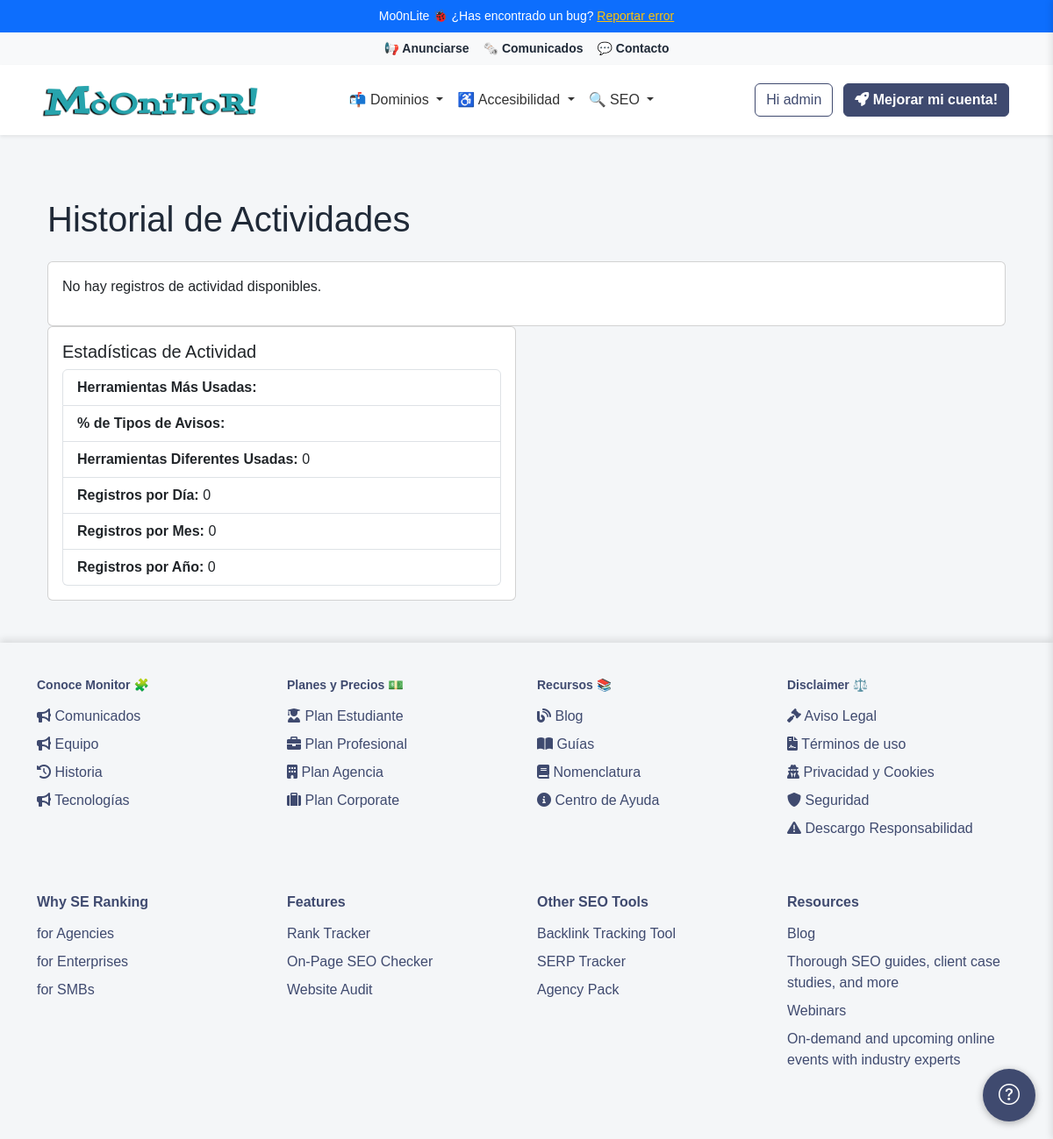
Page /profile/logs (signed in) on the earlier database version.
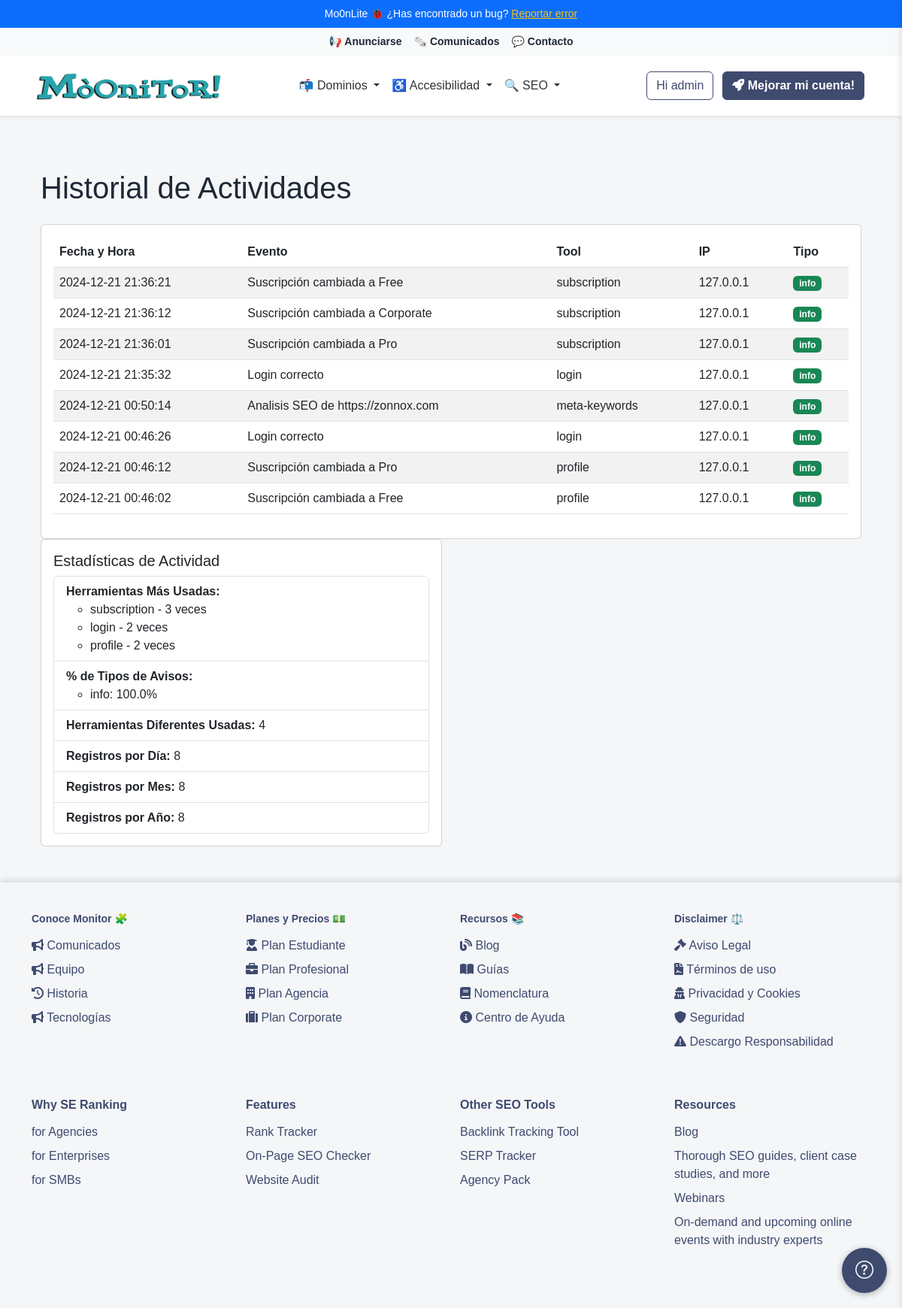
Same page on the later database version.
### app/models/user_model.py (models this page shows, shortened)
class Users(UserMixin, db.Model):
    __tablename__ = 'Users'
    id = db.Column(db.Integer, primary_key=True)
    username = db.Column(db.String(80), unique=True, nullable=False)
    email = db.Column(db.String(120), unique=True, nullable=False)
    password_hash = db.Column(db.String(255), nullable=False)
    token = db.Column(db.String(255), index=True, unique=True)
    active = db.Column(db.Boolean, default=False)
    registered_on = db.Column(db.DateTime, nullable=False, default=datetime.datetime.utcnow)
    config = db.Column(JSONType)
    role = db.Column(db.String(20), nullable=False, default='usuario')
    subscription_plan = db.Column(Enum('Free', 'Pro', 'Corporate', name='subscription_plans'), default='Free')
    subscription_currency = db.Column(db.String(3), default='USD')  # ISO currency codes (e.g., USD, EUR)
    subscription_expiration = db.Column(db.DateTime, nullable=True)
    subscription_frequency = db.Column(Enum('Monthly', 'Annually', name='subscription_frequency'), default='Monthly')
    primary_payment = db.Column(JSONType, nullable=True)  # IBAN, SWIFT, etc.
    secondary_payment = db.Column(JSONType, nullable=True)
    transactions = db.relationship('Transaction', backref='user', lazy=True)

class UserLog(db.Model):
    __tablename__ = 'UserLogs'
    id = db.Column(db.Integer, primary_key=True)
    user_id = db.Column(db.Integer, db.ForeignKey('Users.id'), nullable=False)
    username = db.Column(db.String(80), nullable=False)
    event = db.Column(db.String(255), nullable=False)  # Description of the event
    tool = db.Column(db.String(255), nullable=False)  # Tool used
    timestamp = db.Column(db.DateTime, nullable=False, default=datetime.datetime.utcnow)
    ip_address = db.Column(db.String(45), nullable=False)  # Supports IPv4/IPv6
    log_type = db.Column(Enum('info', 'warn', 'err', name='log_types'), nullable=False)

### app/views/user_views.py (the view)
@app.route('/profile/logs')
@login_required
def view_logs():
    breadcrumbs = [{'url': '/profile', 'text': 'Perfil'}, {'url': '/profile/logs', 'text': 'Historial de Actividades'}]
    logs = UserLog.query.filter_by(user_id=current_user.id).order_by(UserLog.timestamp.desc()).all()
    stats = calculate_log_statistics(logs)
    return render_template('user/view_logs.html', logs=logs, stats=stats, breadcrumbs=breadcrumbs)

### app/__init__.py (called while the page is built)
@app.context_processor
def inject_sidebar_info():
    return dict(is_admin=current_user.is_authenticated and current_user.role == 'admin')

@app.context_processor
def inject_breadcrumb():
    breadcrumbs = [
        {'url': '/', 'text': 'Inicio'},
        {'url': '/profile', 'text': 'Opcion 1'},
        {'url': '/profile/edit', 'text': 'Sub opcion 1'}
    ]
    return {'breadcrumbs': breadcrumbs}

@app.context_processor
def inject_tools():
    grouped_tools = {}
    for category, tools_in_category in groupby(sorted(tools, key=itemgetter('category')), key=itemgetter('category')):
        subcategories = {}
        for subcategory, tools_in_subcategory in groupby(sorted(tools_in_category, key=itemgetter('subcategory')), key=itemgetter('subcategory')):
            subcategories[subcategory] = list(tools_in_subcategory)
        grouped_tools[category] = subcategories
    return dict(grouped_tools=grouped_tools)

@login_manager.user_loader
def load_user(user_id):
    return Users.query.get(int(user_id))

### app/templates/user/view_logs.html (shortened to what this page needs)
{% extends 'base.html' %}
{% block content %}
<div class="container">
  <h1 class="my-4">Historial de Actividades</h1>
  <div class="card">
    <div class="card-body">
      {% if logs %}
      <table id="logsTable" class="table table-striped">
        <thead>
          <tr>
            <th>Fecha y Hora</th>
            <th>Evento</th>
            <th>Tool</th>
            <th>IP</th>
            <th>Tipo</th>
          </tr>
        </thead>
        <tbody>
          {% for log in logs %}
          <tr>
            <td>{{ log.timestamp.strftime('%Y-%m-%d %H:%M:%S') }}</td>
            <td>{{ log.event }}</td>
            <td>{{ log.tool }}</td>
            <td>{{ log.ip_address }}</td>
            <td>
              <span class="badge {% if log.log_type == 'info' %}bg-success{% elif log.log_type == 'warn' %}bg-warning{% else %}bg-danger{% endif %}">
                {{ log.log_type }}
              </span>
            </td>
          </tr>
          {% endfor %}
        </tbody>
      </table>
      {% else %}
      <p>No hay registros de actividad disponibles.</p>
      {% endif %}
    </div>
  </div>
    <div class="row mb-4">
        <div class="col-md-6">
          <div class="card">
            <div class="card-body">
              <h5 class="card-title">Estadísticas de Actividad</h5>
              <ul class="list-group">
                <li class="list-group-item">
                  <strong>Herramientas Más Usadas:</strong>
                  <ul>
                    {% for tool, count in stats['most_used_tools'] %}
                    <li>{{ tool }} - {{ count }} veces</li>
                    {% endfor %}
                  </ul>
                </li>
                <li class="list-group-item">
                  <strong>% de Tipos de Avisos:</strong>
                  <ul>
                    {% for log_type, percentage in stats['log_type_percentages'].items() %}
                    <li>{{ log_type }}: {{ percentage|round(2) }}%</li>
                    {% endfor %}
                  </ul>
                </li>
                <li class="list-group-item">
                  <strong>Herramientas Diferentes Usadas:</strong> {{ stats['unique_tools'] }}
                </li>
                <li class="list-group-item">
                  <strong>Registros por Día:</strong> {{ stats['logs_per_day'] }}
                </li>
                <li class="list-group-item">
                  <strong>Registros por Mes:</strong> {{ stats['logs_per_month'] }}
                </li>
                <li class="list-group-item">
                  <strong>Registros por Año:</strong> {{ stats['logs_per_year'] }}
                </li>
              </ul>
            </div>
          </div>
        </div>
      </div>
</div>
{% endblock %}

### app/templates/base.html (shortened to what this page needs)
<!DOCTYPE html>
<html lang="en">
<head>
  <link href="https://cdn.jsdelivr.net/npm/bootstrap@5.3.0-alpha1/dist/css/bootstrap.min.css" rel="stylesheet">
  <link href="https://cdnjs.cloudflare.com/ajax/libs/font-awesome/6.0.0-beta3/css/all.min.css" rel="stylesheet">
  <link href="https://cdn.jsdelivr.net/npm/simple-datatables@latest/dist/style.css" rel="stylesheet">
  <link rel="stylesheet" href="https://cdnjs.cloudflare.com/ajax/libs/bootstrap-icons/1.8.1/font/bootstrap-icons.min.css">
  <link rel="stylesheet" href="{{ url_for('static', filename='css/style.css') }}">
</head>
<body>
  {% include 'inc/header.html' %}
  <div class="container-fluid">
    <div class="row">
      <div class="col" id="__main-content">
        <div class="container mt-5">
            {% block content %}
            {% endblock %}
          </div>
        {% include 'inc/footer.html' %}
      </div>
    </div>
  </div>
  {% include 'inc/helpdesk.html' %}
</body>
</html>

### app/templates/inc/header.html (shortened to what this page needs)
<header class="header">
    <div class="info-bar text-center py-2 bg-primary text-white">
      Mo0nLite 🐞 ¿Has encontrado un bug? <a href="#" class="text-warning text-decoration-underline">Reportar error</a>
    </div>
    <div class="top-bar d-flex justify-content-center align-items-center py-2 bg-light">
      <div class="d-flex flex-wrap gap-3">
        <a href="#" class="text-dark text-decoration-none fw-semibold">📢 Anunciarse</a>
        <a href="#" id="showSidebar" class="text-dark text-decoration-none fw-semibold">🗞️ Comunicados</a>
        <a href="#" class="text-dark text-decoration-none fw-semibold">💬 Contacto</a>
      </div>
    </div>
    <nav class="navbar navbar-expand-lg navbar-light bg-white shadow-sm">
      <div class="container">
        <a class="navbar-brand mx-auto" href="{{ url_for('index') }}">
          <img src="{{ url_for('static', filename='logo.png') }}" alt="Logo" height="50" class="d-inline-block align-text-top">
        </a>
        <div class="collapse navbar-collapse justify-content-center" id="navbarNav">
          <ul class="navbar-nav align-items-center">
        <li class="nav-item dropdown">
            <a class="nav-link dropdown-toggle" href="#" id="domainDnsDropdown" role="button" data-bs-toggle="dropdown"
              aria-expanded="false">
              📬 Dominios
            </a>
          </li>
          <li class="nav-item dropdown">
            <a class="nav-link dropdown-toggle" href="#" id="accessibilityDropdown" role="button"
              data-bs-toggle="dropdown" aria-expanded="false">
              ♿ Accesibilidad
            </a>
          </li>
          <li class="nav-item dropdown">
            <a class="nav-link dropdown-toggle" href="#" id="seoOptimizationDropdown" role="button"
              data-bs-toggle="dropdown" aria-expanded="false">
              🔍 SEO
            </a>
          </li>
          </ul>
        </div>
        <div class="d-flex align-items-center ms-3">
            {% if current_user.is_authenticated %}
            <a href="/dashboard" class="btn btn-outline-primary me-2"><span class="item-responsive">Hi {{ current_user.username }}</a>
            <a class="btn btn-primary me-2 ms-1" href="{{ url_for('edit_subscription') }}"><i class="fa-solid fa-rocket"></i>
              Mejorar mi cuenta!</a></li>
            {% else %}
            <a class="btn btn-outline-primary me-2 ms-1" href="{{ url_for('login') }}"><i class="fa-solid fa-key"></i>
              Acceder</a>
            <a class="btn btn-primary me-2 ms-1" href="{{ url_for('register') }}"><i class="fa-solid fa-crown"></i>
              Empezar gratis</a></li>
            {%endif%}
        </div>
      </div>
    </nav>
  </header>

### app/templates/inc/footer.html
<br clear="all" />
<footer>
  <div class="container">
    <div class="row">
      <div class="col-md-3 footer-column">
        <h6 class="dropdown-header">Conoce Monitor 🧩</h6>
                <a class="dropdown-item" href="#"><i class="fas fa-bullhorn"></i> Comunicados</a>
                <a class="dropdown-item" href="#"><i class="fas fa-bullhorn"></i> Equipo</a>
                <a class="dropdown-item" href="#"><i class="fas fa-history"></i> Historia</a>
                <a class="dropdown-item" href="#"><i class="fas fa-bullhorn"></i> Tecnologías</a>
      </div>
      <div class="col-md-3 footer-column">
        <h6 class="dropdown-header">Planes y Precios 💵</h6>
        <a class="dropdown-item" href="#"><i class="fas fa-user-graduate"></i> Plan Estudiante</a>
        <a class="dropdown-item" href="#"><i class="fas fa-briefcase"></i> Plan Profesional</a>
        <a class="dropdown-item" href="#"><i class="fas fa-building"></i> Plan Agencia</a>
        <a class="dropdown-item" href="#"><i class="fas fa-suitcase"></i> Plan Corporate</a>
      </div>
      <div class="col-md-3 footer-column">
        <h6 class="dropdown-header">Recursos 📚</h6>
        <a class="dropdown-item" href="#"><i class="fas fa-blog"></i> Blog</a>
        <a class="dropdown-item" href="#"><i class="fas fa-book-open"></i> Guías</a>
        <a class="dropdown-item" href="#"><i class="fas fa-book"></i> Nomenclatura</a>
        <a class="dropdown-item" href="#"><i class="fas fa-info-circle"></i> Centro de Ayuda</a>
      </div>
      <div class="col-md-3 footer-column">
        <h6 class="dropdown-header">Disclaimer ⚖️</h6>
        <a class="dropdown-item" href="#"><i class="fas fa-gavel"></i> Aviso Legal</a>
        <a class="dropdown-item" href="#"><i class="fas fa-file-contract"></i> Términos de uso</a>
        <a class="dropdown-item" href="#"><i class="fas fa-user-secret"></i> Privacidad y Cookies</a>
        <a class="dropdown-item" href="#"><i class="fas fa-shield-alt"></i> Seguridad</a>
        <a class="dropdown-item" href="#"><i class="fas fa-exclamation-triangle"></i> Descargo
          Responsabilidad</a>
      </div>
    </div>
  </div>
<br clear="all"/>
  <div class="container">
    <div class="row">
      <div class="col-md-3 footer-column">
        <h6>Why SE Ranking</h6>
        <a href="#">for Agencies</a>
        <a href="#">for Enterprises</a>
        <a href="#">for SMBs</a>
      </div>
      <div class="col-md-3 footer-column">
        <h6>Features</h6>
        <a href="#">Rank Tracker</a>
        <a href="#">On-Page SEO Checker</a>
        <a href="#">Website Audit</a>
      </div>
      <div class="col-md-3 footer-column">
        <h6>Other SEO Tools</h6>
        <a href="#">Backlink Tracking Tool</a>
        <a href="#">SERP Tracker</a>
        <a href="#">Agency Pack</a>
      </div>
      <div class="col-md-3 footer-column">
        <h6>Resources</h6>
        <a href="#">Blog</a>
        <a href="#">Thorough SEO guides, client case studies, and more</a>
        <a href="#">Webinars</a>
        <a href="#">On-demand and upcoming online events with industry experts</a>
      </div>
    </div>
  </div>
</footer>

### app/templates/inc/helpdesk.html (shortened to what this page needs)
 <div class="help-bubble" id="helpBubble">
    <i class="bi bi-question-circle"></i>
  </div>

### app/static/css/style.css (style rules this page uses)
:root { --primary-color: #007bff; --secondary-color: #6c757d; --background-color: #f8f9fa; --text-color: #212529; --info-color: #7c71c5; --navbar-background: white; --navbar-shadow: 0 4px 2px -2px rgba(0, 0, 0, 0.1); --navbar-link: #333; --white: #fff; --featured-column: #f9f9f9; --menu-header: #000; --menu-separator: #ccc; }
body { display: flex; flex-direction: column; min-height: 100vh; }
.container-fluid { flex: 1; }
.info-bar, .top-bar { font-size: 14px; padding: 5px 0; }
.top-bar a { color: var(--text-color) !important; text-decoration: none; }
.info-bar { background-color: var(--secondary-color); color: var(--white); }
.navbar { background-color: var(--navbar-background); box-shadow: var(--navbar-shadow); }
.navbar-nav .nav-link { color: var(--navbar-link); }
.btn-primary { background-color: var(--primary-color); border-color: var(--primary-color); }
.btn-outline-primary { border-color: var(--primary-color); color: var(--primary-color); }
footer { background-color: #f8f9fa; padding: 40px 0; color: #333; box-shadow: 0 -4px 2px -2px gray; }
footer .footer-column { margin-bottom: 30px; }
footer .footer-column h6 { font-weight: bold; margin-bottom: 15px; }
footer .footer-column a { color: var(--primary-color); text-decoration: none; display: block; margin-bottom: 10px; }
.help-bubble { position: fixed; bottom: 20px; right: 20px; width: 60px; height: 60px; background-color: var(--primary-color) !important; border-radius: 50%; box-shadow: 0 2px 10px rgba(0, 0, 0, 0.3); z-index: 1050; display: flex; align-items: center; justify-content: center; cursor: pointer; }
.help-bubble i { font-size: 1.5rem; color: white; }

### app/templates/base.html (style rules this page uses)
:root { --primary-color: #3f4a6f; --secondary-color: #d3dae5; --background-color: #f4f6f8; --text-color: #1f2937; --info-color: #7c71c5; --navbar-background: #ffffff; --navbar-shadow: 0 4px 8px rgba(0, 0, 0, 0.1); --navbar-link: #333; --white: #ffffff; --featured-column: #f9f9f9; --menu-header: #1f2937; --menu-separator: #e1e5eb; }
body { font-family: Arial, sans-serif; color: var(--text-color); background-color: var(--background-color); display: flex; flex-direction: column; min-height: 100vh; }
.container-fluid { flex: 1; padding: 0; }
.info-bar, .top-bar { font-size: 14px; padding: 8px 0; background-color: var(--secondary-color); color: var(--text-color); }
.top-bar a { color: var(--text-color) !important; text-decoration: none; }
.navbar { background-color: var(--navbar-background); box-shadow: var(--navbar-shadow); }
.navbar-nav .nav-link { color: var(--navbar-link); font-weight: 500; }
.btn-primary { background-color: var(--primary-color); border-color: var(--primary-color); font-weight: bold; }
footer { background-color: #f4f6f8; padding: 40px 0; color: #1f2937; box-shadow: 0 -4px 8px rgba(0, 0, 0, 0.1); }
footer .footer-column h6 { color: var(--primary-color); font-weight: bold; margin-bottom: 15px; }
footer .footer-column a { color: var(--primary-color); text-decoration: none; margin-bottom: 8px; }
.help-bubble { background-color: var(--primary-color) !important; box-shadow: 0 2px 8px rgba(0, 0, 0, 0.3); }

Differences in the rows shown:
added UserLog: timestamp "2024-12-21 21:36:21", event "Suscripción cambiada a Free", tool "subscription", ip_address "127.0.0.1", log_type "info", count "3"
added UserLog: timestamp "2024-12-21 21:36:12", event "Suscripción cambiada a Corporate", tool "subscription", ip_address "127.0.0.1", log_type "info", shown under "Historial de Actividades"
added UserLog: timestamp "2024-12-21 21:36:01", event "Suscripción cambiada a Pro", tool "subscription", ip_address "127.0.0.1", log_type "info", shown under "Historial de Actividades"
added UserLog: timestamp "2024-12-21 21:35:32", event "Login correcto", tool "login", ip_address "127.0.0.1", log_type "info", count "2"
added UserLog: timestamp "2024-12-21 00:50:14", event "Analisis SEO de https://zonnox.com", tool "meta-keywords", ip_address "127.0.0.1", log_type "info", shown under "Historial de Actividades"
added UserLog: timestamp "2024-12-21 00:46:26", event "Login correcto", tool "login", ip_address "127.0.0.1", log_type "info", shown under "Historial de Actividades"
added UserLog: timestamp "2024-12-21 00:46:12", event "Suscripción cambiada a Pro", tool "profile", ip_address "127.0.0.1", log_type "info", id "2"
added UserLog: timestamp "2024-12-21 00:46:02", event "Suscripción cambiada a Free", tool "profile", ip_address "127.0.0.1", log_type "info", shown under "Historial de Actividades"
Other differences:
{{ stats['unique_tools'] }}: "0" → "4"
{{ stats['logs_per_day'] }}: "0" → "8"
{{ stats['logs_per_month'] }}: "0" → "8"
{{ stats['logs_per_year'] }}: "0" → "8"
text no longer shown: "No hay registros de actividad disponibles."
text now shown: "Fecha y Hora Evento Tool IP Tipo"
new list line: "info : 100.0 %"
